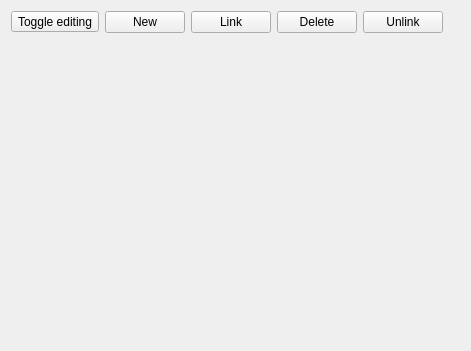
<?xml version="1.0" encoding="UTF-8"?>
<ui version="4.0">
 <class>QgsRelationEditorWidgetBase</class>
 <widget class="QgsCollapsibleGroupBox" name="QgsRelationEditorWidgetBase">
  <property name="geometry">
   <rect>
    <x>0</x>
    <y>0</y>
    <width>471</width>
    <height>351</height>
   </rect>
  </property>
  <property name="windowTitle">
   <string>Form</string>
  </property>
  <layout class="QVBoxLayout" name="verticalLayout">
   <item>
    <layout class="QHBoxLayout" name="horizontalLayout">
     <item>
      <widget class="QToolButton" name="mToggleEditingButton">
       <property name="toolTip">
        <string>Toggle editing</string>
       </property>
       <property name="text">
        <string>Toggle editing</string>
       </property>
       <property name="icon">
        <iconset resource="../../images/images.qrc">
         <normaloff>:/images/themes/default/mActionToggleEditing.png</normaloff>:/images/themes/default/mActionToggleEditing.png</iconset>
       </property>
       <property name="iconSize">
        <size>
         <width>16</width>
         <height>16</height>
        </size>
       </property>
       <property name="checkable">
        <bool>true</bool>
       </property>
      </widget>
     </item>
     <item>
      <widget class="QPushButton" name="mPbnNew">
       <property name="text">
        <string>New</string>
       </property>
      </widget>
     </item>
     <item>
      <widget class="QPushButton" name="mPbnLink">
       <property name="text">
        <string>Link</string>
       </property>
      </widget>
     </item>
     <item>
      <widget class="QPushButton" name="mPbnDelete">
       <property name="text">
        <string>Delete</string>
       </property>
      </widget>
     </item>
     <item>
      <widget class="QPushButton" name="mPbnUnlink">
       <property name="text">
        <string>Unlink</string>
       </property>
      </widget>
     </item>
     <item>
      <spacer name="horizontalSpacer">
       <property name="orientation">
        <enum>Qt::Horizontal</enum>
       </property>
       <property name="sizeHint" stdset="0">
        <size>
         <width>40</width>
         <height>20</height>
        </size>
       </property>
      </spacer>
     </item>
    </layout>
   </item>
   <item>
    <widget class="QWidget" name="mBrowserWidget" native="true">
     <property name="sizePolicy">
      <sizepolicy hsizetype="Preferred" vsizetype="MinimumExpanding">
       <horstretch>0</horstretch>
       <verstretch>0</verstretch>
      </sizepolicy>
     </property>
     <property name="autoFillBackground">
      <bool>false</bool>
     </property>
     <property name="styleSheet">
      <string notr="true"/>
     </property>
     <layout class="QGridLayout" name="gridLayout"/>
    </widget>
   </item>
  </layout>
 </widget>
 <customwidgets>
  <customwidget>
   <class>QgsCollapsibleGroupBox</class>
   <extends>QWidget</extends>
   <header>qgscollapsiblegroupbox.h</header>
   <container>1</container>
  </customwidget>
 </customwidgets>
 <resources>
  <include location="../../images/images.qrc"/>
 </resources>
 <connections/>
</ui>
